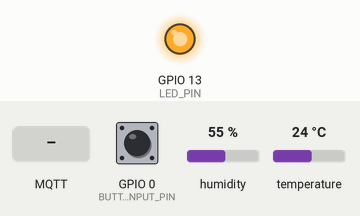
Recording of a sketch running on a simulated ESP8266 (NodeMCU). Shown: output pins drawn as LEDs (lit = HIGH). Inputs (shaded band) come from the test bench; at power-on: GPIO 0 (BUTTON_INPUT_PIN) HIGH, humidity 55 %, temperature 24 °C. WiFi joins after 1.5 s; servers stay silent unless stated; EEPROM starts erased; no MQTT or app messages arrive unless stated; pins used as bus, display or sensor lines are not drawn; what the sketch prints to the serial monitor is not drawn.

Above: at 3.2 s.
3.3 s: GPIO 0 (BUTTON_INPUT_PIN) pulled LOW for 0.15 s
4.9 s: MQTT message "0" arrives on the first subscribed topic
6.4 s: GPIO 0 (BUTTON_INPUT_PIN) pulled LOW for 1 s
At 7.3 s:
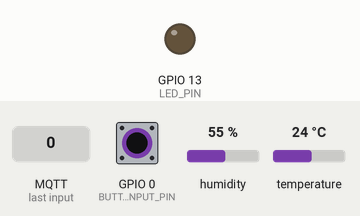
8.9 s: GPIO 0 (BUTTON_INPUT_PIN) pulled LOW for 3.2 s
At 9.2 s:
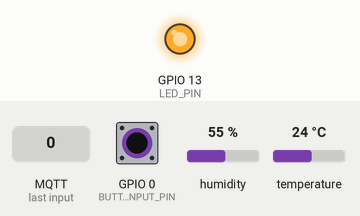
13.6 s: MQTT message "on" arrives on the first subscribed topic
15.1 s: MQTT message "off" arrives on the first subscribed topic
Timing chart, 0 to 17.6 s (numbered marks = the images above; inputs shaded):
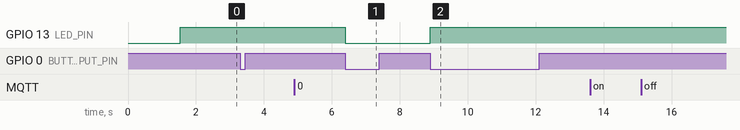

The sketch:

v2.ino
```cpp
// (licence header left out)
/*****************************************************************************************
 * Include Interfaces
*****************************************************************************************/
#include <ESP8266WiFi.h>
#include "WiFiManager.h" // local modified version
#include <PubSubClient.h>
#include <EEPROM.h>
#include "gensettings.h"

#include "prjsettings.h"

/*****************************************************************************************
 * Local constant defines
*****************************************************************************************/

/*****************************************************************************************
 * Local function like makros
*****************************************************************************************/

/*****************************************************************************************
 * Local type definitions (enum, struct, union):
*****************************************************************************************/

/*****************************************************************************************
 * Global data definitions (unlimited visibility, to be avoided):
*****************************************************************************************/

/*****************************************************************************************
 * Local data definitions:
 * (always use static: limit visibility, const: read only, volatile: non-optimizable)
*****************************************************************************************/
static char buffer_stca[60];

// buffer used to send/receive data with MQTT, can not be done with the
// buffer_stca, as both are needed simultaniously
static WiFiClient            wifiClient_sts;
static PubSubClient          client_sts(wifiClient_sts);
static mqttData_t            mqttData_sts;

static WiFiManager           wifiManager_sts;
// prepare wifimanager variables
static WiFiManagerParameter  wifiManagerParamMqttServerId_sts("mq_ip", "mqtt server ip", "", 15);
static WiFiManagerParameter  wifiManagerParamMqttServerPort_sts("mq_port", "mqtt server port", "1883", 5);
static WiFiManagerParameter  wifiManagerParamMqttCapability_sts("cap", "Capability Bit0 = n/a, Bit1 = n/a, Bit2 = n/a", "", 2);
static WiFiManagerParameter  wifiManagerParamMqttClientShort_sts("sid", "mqtt short id", "devXX", 6);
static WiFiManagerParameter  wifiManagerParamMqttServerLogin_sts("login", "mqtt login", "", 15);
static WiFiManagerParameter  wifiManagerParamMqttServerPw_sts("pw", "mqtt pw", "", 15);

static uint32_t             timerRepubAvoid_u32st = 0;
static uint32_t             timerButtonDown_u32st  = 0;
static uint8_t              counterButton_u8st = 0;
static uint32_t             timerLastPub_u32st = 0;
static boolean              publishInfo_bolst = false;
static boolean              startWifiConfig_bolst = false;
static boolean              ledState_bolst = false;

/*****************************************************************************************
* Global functions (unlimited visibility):
*****************************************************************************************/

/**---------------------------------------------------------------------------------------
 * @brief     This function processes the publish requests and is called cyclic.
 * @author    winkste
 * @date      20 Okt. 2017
 * @return    This function returns 'true' if the function processing was successful.
 *             In all other cases it returns 'false'.
*//*-----------------------------------------------------------------------------------*/
boolean processPublishRequests(void)
{
  String tPayload;
  boolean ret = false;

  if(true == publishInfo_bolst)
  {
    Serial.print("[mqtt] publish requested info: ");
    Serial.print(FW_IDENTIFIER);
    Serial.print(FW_VERSION);
    Serial.print("\t");
    Serial.println(FW_DESCRIPTION);
    ret = client_sts.publish(build_topic(MQTT_PUB_FW_IDENT), FW_IDENTIFIER, true);
    ret &= client_sts.publish(build_topic(MQTT_PUB_FW_VERSION), FW_VERSION, true);
    ret &= client_sts.publish(build_topic(MQTT_PUB_FW_DESC), FW_DESCRIPTION, true);
    if(ret)
    {
      publishInfo_bolst = false;
    }
  }
  else
  {
    ret = tempHum_ProcessPublishRequests();
  }

  return ret;
}

/**---------------------------------------------------------------------------------------
 * @brief     This callback function processes incoming MQTT messages and is called by
 *              the PubSub client
 * @author    winkste
 * @date      20 Okt. 2017
 * @param     p_topic     topic which was received
 * @param     p_payload   payload of the received MQTT message
 * @param     p_length    payload length
 * @return    This function returns 'true' if the function processing was successful.
 *             In all other cases it returns 'false'.
*//*-----------------------------------------------------------------------------------*/
void callback(char* p_topic, byte* p_payload, unsigned int p_length)
{
  // concat the payload into a string
  String payload;
  for (uint8_t i = 0; i < p_length; i++)
  {
    payload.concat((char)p_payload[i]);
  }
  // print received topic and payload
  Serial.print("[mqtt] message received: ");
  Serial.print(p_topic);
  Serial.print("   ");
  Serial.println(payload);

  // execute generic support command
  if(String(build_topic(MQTT_SUB_COMMAND)).equals(p_topic))
  {
    // print firmware information
    if(0 == payload.indexOf(String(MQTT_PAYLOAD_CMD_INFO)))
    {
      publishInfo_bolst = true;
    }
    // goto wifimanager configuration
    else if(0 == payload.indexOf(String(MQTT_PAYLOAD_CMD_SETUP)))
    {
      startWifiConfig_bolst = true;
    }
    else
    {
      Serial.print("[mqtt] unexpected command: ");
      Serial.println(payload);
    }
  }
  else
  {
    tempHum_CallbackMqtt(p_topic, payload);
  }
}

/**---------------------------------------------------------------------------------------
 * @brief     This initializes the used input and output pins
 * @author    winkste
 * @date      20 Okt. 2017
 * @return    void
*//*-----------------------------------------------------------------------------------*/
void InitializePins(void)
{
  // attache interrupt code for button
  pinMode(BUTTON_INPUT_PIN, INPUT);
  digitalWrite(BUTTON_INPUT_PIN, HIGH); // pull up to avoid interrupts without sensor
  attachInterrupt(digitalPinToInterrupt(BUTTON_INPUT_PIN), updateBUTTONstate, CHANGE);
  pinMode(LED_PIN, OUTPUT);
  digitalWrite(LED_PIN, HIGH);
  tempHum_InitializePins();
}

/**---------------------------------------------------------------------------------------
 * @brief     This function toggles the LED pin
 * @author    winkste
 * @date      20 Okt. 2017
 * @return    void
*//*-----------------------------------------------------------------------------------*/
static void ToggleLed(void)
{
  if(true == ledState_bolst)
  {
    digitalWrite(LED_PIN, LOW);
    ledState_bolst = false;
  }
  else
  {
    digitalWrite(LED_PIN, HIGH);
    ledState_bolst = true;
  }
}

/**---------------------------------------------------------------------------------------
 * @brief     This function handles the external button input and updates the value
 *              of the simpleLightState_bolst variable. If the value changed the corresponding
 *              set function is called. Debouncing is also handled by this function
 * @author    winkste
 * @date      20 Okt. 2017
 * @return    n/a
*//*-----------------------------------------------------------------------------------*/
void updateBUTTONstate()
{
  // toggle, write to pin, publish to server
  if(digitalRead(BUTTON_INPUT_PIN)==LOW)
  {
    if(millis() - timerButtonDown_u32st > BUTTON_DEBOUNCE)
    { // avoid bouncing
      // button down
      // toggle status of both lights
      ToggleLed();

      if(millis() - timerButtonDown_u32st < BUTTON_TIMEOUT)
      {
        counterButton_u8st++;
      } else {
        counterButton_u8st=1;
      }
      Serial.print("[BUTTON] push nr ");
      Serial.println(counterButton_u8st);

    };
    //Serial.print(".");
    timerButtonDown_u32st = millis();
  }
}

/**---------------------------------------------------------------------------------------
 * @brief     This function handles the connection to the MQTT broker. If connection can't
 *              be established after several attempts the WifiManager is called. If
 *              connection is successfull, all needed subscriptions are done.
 * @author    winkste
 * @date      20 Okt. 2017
 * @return    n/a
*//*-----------------------------------------------------------------------------------*/
void reconnect()
{
  // Loop until we're reconnected
  uint8_t tries=0;
  while (!client_sts.connected())
  {
    Serial.println("[mqtt] Attempting connection...");
    // Attempt to connect
    Serial.print("[mqtt] client id: ");
    Serial.println(mqttData_sts.dev_short);
    if (client_sts.connect(mqttData_sts.dev_short, mqttData_sts.login, mqttData_sts.pw))
    {
      Serial.println("[mqtt] connected");
      client_sts.loop();
      Serial.print("[mqtt] subscribed generic: ");
      Serial.println(MQTT_SUB_COMMAND);
      client_sts.subscribe(build_topic(MQTT_SUB_COMMAND));  // request general command with payload
      client_sts.loop();
      // ... and resubscribe
      tempHum_Reconnect();

      Serial.println("[mqtt] subscribing finished");
      Serial.print("[mqtt] publish firmware info: ");
      Serial.print(FW_IDENTIFIER);
      Serial.print(FW_VERSION);
      Serial.print(" ");
      Serial.println(FW_DESCRIPTION);
      client_sts.publish(build_topic(MQTT_PUB_FW_IDENT), FW_IDENTIFIER, true);
      client_sts.publish(build_topic(MQTT_PUB_FW_VERSION), FW_VERSION, true);
      client_sts.publish(build_topic(MQTT_PUB_FW_DESC), FW_DESCRIPTION, true);
      Serial.println("[mqtt] publishing finished");
    }
    else
    {
      Serial.print("ERROR: failed, rc=");
      Serial.print(client_sts.state());
      Serial.println(", DEBUG: try again in 5 seconds");
      // Wait 5 seconds before retrying
      delay(5000);
    }
    tries++;
    if(tries >= CONNECT_RETRIES){
      Serial.println("Can't connect, starting AP");
#ifdef RESET_SETTINGS
      wifiManager_sts.resetSettings();
#endif
      wifiManager_sts.startConfigPortal(CONFIG_SSID); // needs to be tested!
    }
  }
}

/**---------------------------------------------------------------------------------------
 * @brief     This callback function handles the wifimanager callback
 * @author    winkste
 * @date      20 Okt. 2017
 * @param     myWiFiManager     pointer to the wifimanager
 * @return    n/a
*//*-----------------------------------------------------------------------------------*/
void configModeCallback(WiFiManager *myWiFiManager)
{
  wifiManager_sts.addParameter(&wifiManagerParamMqttServerId_sts);
  wifiManager_sts.addParameter(&wifiManagerParamMqttServerPort_sts);
  wifiManager_sts.addParameter(&wifiManagerParamMqttCapability_sts);
  wifiManager_sts.addParameter(&wifiManagerParamMqttClientShort_sts);
  wifiManager_sts.addParameter(&wifiManagerParamMqttServerLogin_sts);
  wifiManager_sts.addParameter(&wifiManagerParamMqttServerPw_sts);
  // prepare wifimanager variables
  wifiManager_sts.setAPStaticIPConfig(IPAddress(192,168,4,1), IPAddress(192,168,4,255), IPAddress(255,255,255,0));
  Serial.println("Entered config mode");
}

/**---------------------------------------------------------------------------------------
 * @brief     This callback function handles the wifimanager save callback
 * @author    winkste
 * @date      20 Okt. 2017
 * @return    n/a
*//*-----------------------------------------------------------------------------------*/
void saveConfigCallback()
{
  sprintf(mqttData_sts.server_ip, "%s", wifiManagerParamMqttServerId_sts.getValue());
  sprintf(mqttData_sts.login, "%s", wifiManagerParamMqttServerLogin_sts.getValue());
  sprintf(mqttData_sts.pw, "%s", wifiManagerParamMqttServerPw_sts.getValue());
  sprintf(mqttData_sts.cap, "%s", wifiManagerParamMqttCapability_sts.getValue());
  sprintf(mqttData_sts.server_port, "%s", wifiManagerParamMqttServerPort_sts.getValue());
  sprintf(mqttData_sts.dev_short, "%s", wifiManagerParamMqttClientShort_sts.getValue());
  Serial.println(("=== Saving parameters: ==="));
  Serial.print(("mqtt ip: ")); Serial.println(mqttData_sts.server_ip);
  Serial.print(("mqtt port: ")); Serial.println(mqttData_sts.server_port);
  Serial.print(("mqtt user: ")); Serial.println(mqttData_sts.login);
  Serial.print(("capabilities: ")); Serial.println(mqttData_sts.cap);
  Serial.print(("mqtt pw: ")); Serial.println(mqttData_sts.pw);
  Serial.print(("mqtt dev short: ")); Serial.println(mqttData_sts.dev_short);
  Serial.println(("=== End of parameters ==="));
  char* temp=(char*) &mqttData_sts;
  for(int i=0; i<sizeof(mqttData_sts); i++){
    EEPROM.write(i,*temp);
    //Serial.print(*temp);
    temp++;
  }
  EEPROM.commit();
  Serial.println("Configuration saved, restarting");
  delay(2000);
  ESP.reset(); // eigentlich muss das gehen so, .. // we can't change from AP mode to client mode, thus: reboot
}


/**---------------------------------------------------------------------------------------
 * @brief     This function load the configuration from external eeprom
 * @author    winkste
 * @date      20 Okt. 2017
 * @param     myWiFiManager     pointer to the wifimanager
 * @return    n/a
*//*-----------------------------------------------------------------------------------*/
void loadConfig()
{
  // fill the mqtt element with all the data from eeprom
  char* temp=(char*) &mqttData_sts;
  for(int i=0; i<sizeof(mqttData_sts); i++){
    //Serial.print(i);
    *temp = EEPROM.read(i);
    //Serial.print(*temp);
    temp++;
  }
  Serial.println(("=== Loaded parameters: ==="));
  Serial.print(("mqtt ip: "));        Serial.println(mqttData_sts.server_ip);
  Serial.print(("mqtt port: "));      Serial.println(mqttData_sts.server_port);
  Serial.print(("mqtt user: "));      Serial.println(mqttData_sts.login);
  Serial.print(("mqtt pw: "));        Serial.println(mqttData_sts.pw);
  Serial.print(("mqtt dev short: ")); Serial.println(mqttData_sts.dev_short);
  Serial.print(("capabilities: "));   Serial.println(mqttData_sts.cap);

  // capabilities
  // capabilities

  Serial.println(("=== End of parameters ==="));
}

/**---------------------------------------------------------------------------------------
 * @brief     This function helps to build the complete topic including the
 *              custom device.
 * @author    winkste
 * @date      20 Okt. 2017
 * @param     topic       pointer to topic string
 * @return    combined topic as char pointer, it uses buffer_stca to store the topic
*//*-----------------------------------------------------------------------------------*/
char* build_topic(const char *topic)
{
  sprintf(buffer_stca, "%s%s", mqttData_sts.dev_short, topic);
  return buffer_stca;
}


/**---------------------------------------------------------------------------------------
 * @brief     This is the setup callback function
 * @author    winkste
 * @date      20 Okt. 2017
 * @return    n/a
*//*-----------------------------------------------------------------------------------*/
void setupCallback()
{
  // init the serial
  Serial.begin(115200);
  Serial.println("");
  Serial.println("... starting");
  Serial.print("Firmware Information:");
  Serial.print(FW_IDENTIFIER);
  Serial.println(FW_VERSION);
  Serial.println("Firmware Description:");
  Serial.println(FW_DESCRIPTION);
  Serial.print("Dev ");
  Serial.println(mqttData_sts.dev_short);
  EEPROM.begin(512); // can be up to 4096

  // start wifi manager
  Serial.println();
  Serial.println();
  wifiManager_sts.setAPCallback(configModeCallback);
  wifiManager_sts.setSaveConfigCallback(saveConfigCallback);
  wifiManager_sts.setConfigPortalTimeout(MAX_AP_TIME);
  WiFi.mode(WIFI_STA); // avoid station and ap at the same time

  Serial.println("[WiFi] Connecting ");
  if(!wifiManager_sts.autoConnect(CONFIG_SSID)){
    // possible situataion: Main power out, ESP went to config mode as the routers wifi wasn available on time ..
    Serial.println("failed to connect and hit timeout, restarting ..");
    delay(1000); // time for serial to print
    ESP.reset(); // reset loop if not only or configured after 5min ..
  }

  // load all paramters!
  loadConfig();

  InitializePins();

  Serial.println("");
  Serial.println("[WiFi] connected");
  Serial.print("[WiFi] IP address: ");
  Serial.println(WiFi.localIP());

  // init the MQTT connection
  client_sts.setServer(mqttData_sts.server_ip, atoi(mqttData_sts.server_port));
  client_sts.setCallback(callback);
}

/**---------------------------------------------------------------------------------------
 * @brief     This callback function handles the loop function
 * @author    winkste
 * @date      20 Okt. 2017
 * @return    n/a
*//*-----------------------------------------------------------------------------------*/
void loopCallback()
{

	if (!client_sts.connected())
	{
		reconnect();
 	}
 	client_sts.loop();

	//// publish requests ////
 if(millis()-timerLastPub_u32st > PUBLISH_TIME_OFFSET)
 {
    processPublishRequests();
    timerRepubAvoid_u32st = millis();
    timerLastPub_u32st = millis();
  }
  //// publish requests ////

	/// see if we hold down the button for more then 6sec ///
	if((counterButton_u8st >= 10 && millis() - timerButtonDown_u32st > BUTTON_TIMEOUT) || (true == startWifiConfig_bolst))
	{
    startWifiConfig_bolst = false;
		Serial.println("[SYS] Rebooting to setup mode");
		delay(200);
		wifiManager_sts.startConfigPortal(CONFIG_SSID); // needs to be tested!
		//ESP.reset(); // reboot and switch to setup mode right after that
	}
}

/**---------------------------------------------------------------------------------------
 * @brief     This is the standard setup function
 * @author    winkste
 * @date      20 Okt. 2017
 * @return    n/a
*//*-----------------------------------------------------------------------------------*/
void setup()
{
  setupCallback();
}

/**---------------------------------------------------------------------------------------
 * @brief     This is the standard loop funcktion
 * @author    winkste
 * @date      20 Okt. 2017
 * @return    n/a
*//*-----------------------------------------------------------------------------------*/
void loop()
{
  loopCallback();
}
```

Source omitted: tempHum.ino (11746 bytes), gensettings.h (3877 bytes), prjsettings.h (3685 bytes)

Measured:
- after the input at 3.3 s, every drawn part: stays the same
- after the input at 4.9 s, every drawn part: stays the same
- after the input at 6.4 s, GPIO 13 (LED_PIN): HIGH → LOW at once
- after the input at 8.9 s, GPIO 13 (LED_PIN): LOW → HIGH at once
- after the input at 13.6 s, every drawn part: stays the same
- after the input at 15.1 s, every drawn part: stays the same
